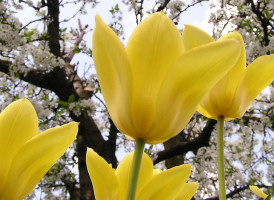
%> input picture img/tulipano90.jpg, 274 x 200 px
$ octave main.m   (GNU Octave 9; MATLAB toolbox functions it lacks are replaced by stand-ins)
%> lines starting %> are read from the running program, lines starting %| are printed output that depends on the picture
### jpeg_quality_score.m
function [ score ] = jpeg_quality_score( img )
%========================================================================
%
%Copyright (c) 2002 The University of Texas at Austin
%All Rights Reserved.
%
%This program is free software; you can redistribute it and/or modify
%it under the terms of the GNU General Public License as published by
%the Free Software Foundation; either version 2 of the License, or
%(at your option) any later version.
%
%This program is distributed in the hope that it will be useful,
%but WITHOUT ANY WARRANTY; without even the implied warranty of
%MERCHANTABILITY or FITNESS FOR A PARTICULAR PURPOSE.  See the
%GNU General Public License for more details.
%
%The GNU Public License is available in the file LICENSE, or you
%can write to the Free Software Foundation, Inc., 59 Temple Place -
%Suite 330, Boston, MA 02111-1307, USA, or you can find it on the
%World Wide Web at http://www.fsf.org.
%
%Author  : Zhou Wang
%Version : 1.0
%
%The authors are with the Laboratory for Image and Video Engineering
%(LIVE), Department of Electrical and Computer Engineering, The
%University of Texas at Austin, Austin, TX.
%
%Kindly report any suggestions or corrections to zhouwang@ieee.org
%
%========================================================================
%
%This is an implementation of the algorithm for calculating the quality
%score of JPEG compressed images proposed by Zhou Wang, Hamid R. Sheikh
%and Alan C. Bovik. Please refer to the paper: Zhou Wang, Hamid R. Sheikh
%and Alan C. Bovik, "No-Reference Perceptual Quality Assessment of JPEG
%Compressed Images," submitted to IEEE International Conference on Image
%Processing, Sept. 2002.
%
%You can change this program as you like and use it anywhere, but please
%refer to its original source (cite our paper and our web page at
%http://anchovy.ece.utexas.edu/~zwang/research/nr_jpeg_quality/index.html).
%
%Input : A test 8bits/pixel grayscale image loaded in a 2-D array
%Output: A quality score of the image. The score typically has a value
%        between 1 and 10 (10 represents the best quality, 1 the worst).
%
%Usage:
%
%1. Load the image, for example
%
%   image = imread('testimage.jpg');
%
%2. Call this function to calculate the quality score:
%
%   Quality_Score = jpeg_quality_score(image)
%
%========================================================================

if (nargin > 1)
    score = -1;
    return;
end

[M N] = size(img);
if (M < 16 || N < 16)
    score = -2;
    return;
end

x = double(img);

% Feature Extraction:

% 1. horizontal features

d_h = x(:, 2:N) - x(:, 1:(N-1));

B_h = mean2(abs(d_h(:, 8:8:8*(floor(N/8)-1))));

A_h = (8*mean2(abs(d_h)) - B_h)/7;

sig_h = sign(d_h);
left_sig = sig_h(:, 1:(N-2));
right_sig = sig_h(:, 2:(N-1));
Z_h = mean2((left_sig.*right_sig)<0);

% 2. vertical features

d_v = x(2:M, :) - x(1:(M-1), :);

B_v = mean2(abs(d_v(8:8:8*(floor(M/8)-1), :)));

A_v = (8*mean2(abs(d_v)) - B_v)/7;

sig_v = sign(d_v);
up_sig = sig_v(1:(M-2), :);
down_sig = sig_v(2:(M-1), :);
Z_v = mean2((up_sig.*down_sig)<0);

% 3. combined features

B = (B_h + B_v)/2;
A = (A_h + A_v)/2;
Z = (Z_h + Z_v)/2;

% Quality Prediction

alpha = -245.8909;
beta = 261.9373;
gamma1 = -239.8886;
gamma2 = 160.1664;
gamma3 = 64.2859;

score = alpha + beta*(B.^(gamma1/10000))*(A.^(gamma2/10000))*(Z.^(gamma3/10000));


end

### main.m
%%%%%%%%%%%%%%%%%%%%%%%%%%%%%%%%%%%%%%%%%%%%%%%
% Course:	Data Hiding 2014
% Project: 	Digital Image Forgery Detection Using JPEG Features and Local Noise Discrepancies
%%%%%%%%%%%%%%%%%%%%%%%%%%%%%%%%%%%%%%%%%%%%%%

clear all; close all;clc;

start_time = cputime;

%we need JPEG image I suppose
file_name = 'DataHiding2014Project/img/tulipano90.jpg';
x       = imread(file_name);
%> x is the input picture: size 200x274x3 uint8; mean R, G, B 165.4, 149.5, 85.5
img = rgb2gray(x);
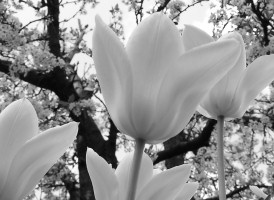
%> img: size 200x274 uint8; min 3, max 255, mean 146.9

quality_score = jpeg_quality_score(x);
%> in jpeg_quality_score, `d_h = x(:, 2:N) - x(:, 1:(N-1));`:
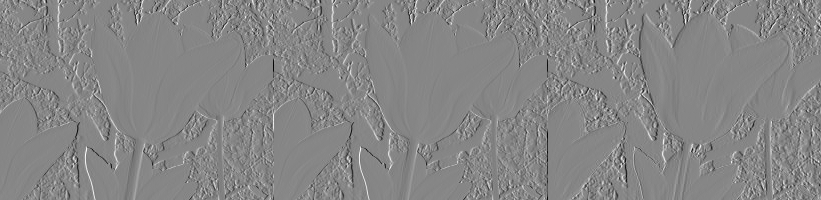
%> d_h: size 200x821 double; min -217, max 195, mean -0.1; drawn with min black and max white
%> in jpeg_quality_score, `B_h = mean2(abs(d_h(:, 8:8:8*(floor(N/8)-1))));`: B_h = 14.1
%> in jpeg_quality_score, `A_h = (8*mean2(abs(d_h)) - B_h)/7;`: A_h = 14.19
%> in jpeg_quality_score, `left_sig = sig_h(:, 1:(N-2));`:
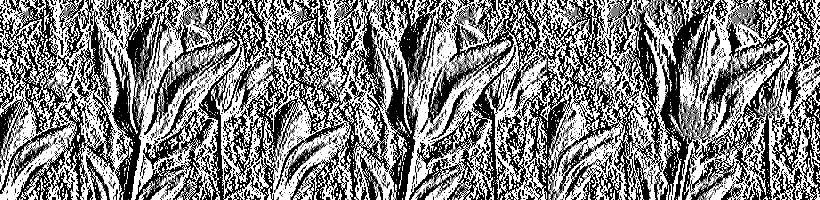
%> left_sig: size 200x820 double; min -1, max 1, mean 0.0188; drawn with min black and max white
%> in jpeg_quality_score, `right_sig = sig_h(:, 2:(N-1));`:
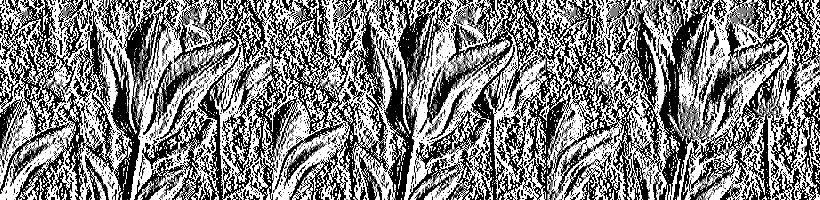
%> right_sig: size 200x820 double; min -1, max 1, mean 0.0188; mean of the top-left, top-right, bottom-left and bottom-right quarters 0.0118, 0.018, 0.0217, 0.0236; drawn with min black and max white
%> in jpeg_quality_score, `Z_h = mean2((left_sig.*right_sig)<0);`: Z_h = 0.317
%> in jpeg_quality_score, `d_v = x(2:M, :) - x(1:(M-1), :);`:
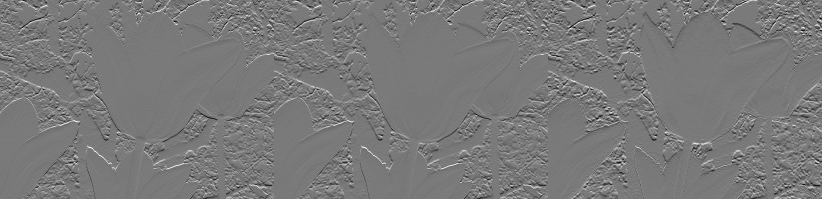
%> d_v: size 199x822 double; min -193, max 210, mean -0.3; drawn with min black and max white
%> in jpeg_quality_score, `B_v = mean2(abs(d_v(8:8:8*(floor(M/8)-1), :)));`: B_v = 13.5
%> in jpeg_quality_score, `A_v = (8*mean2(abs(d_v)) - B_v)/7;`: A_v = 13.27
%> in jpeg_quality_score, `up_sig = sig_v(1:(M-2), :);`:
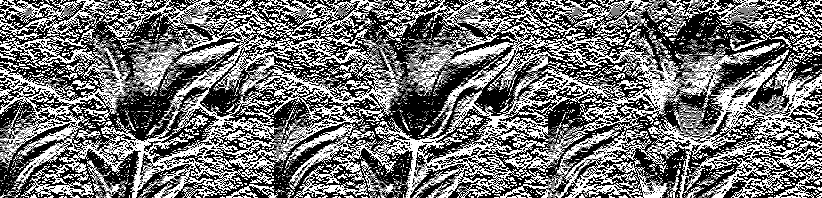
%> up_sig: size 198x822 double; min -1, max 1, mean -0.0968; drawn with min black and max white
%> in jpeg_quality_score, `down_sig = sig_v(2:(M-1), :);`:
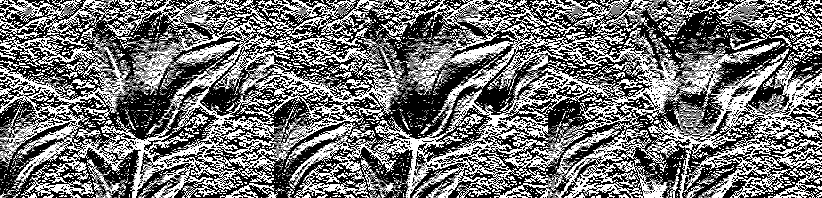
%> down_sig: size 198x822 double; min -1, max 1, mean -0.0966; drawn with min black and max white
%> in jpeg_quality_score, `Z_v = mean2((up_sig.*down_sig)<0);`: Z_v = 0.304
%> in jpeg_quality_score, `B = (B_h + B_v)/2;`: B = 13.8
%> in jpeg_quality_score, `A = (A_h + A_v)/2;`: A = 13.73
%> in jpeg_quality_score, `Z = (Z_h + Z_v)/2;`: Z = 0.31
%> in jpeg_quality_score, `score = alpha + beta*(B.^(gamma1/10000))*(A.^(gamma2/10000))*(Z.^(gamm..`: score = 8.68
%> quality_score = 8.68

alpha = 0.0;

if(quality_score < 2)
    alpha = 1;
elseif(quality_score < 6.9)
    alpha = (-0.0213 * quality_score) + 1.0469;
elseif(quality_score < 8.9)
    alpha = (-0.2980 * quality_score^2) + (4.2584 * quality_score) - 14.2952;
%> alpha = 0.217
else
    alpha = 0;
end

alpha
%> alpha = 0.217

% evaluate alpha*B + (1- alpha)*A


%% Time evaluation
stop_time = cputime;
fprintf('Execution time = %0.5f sec\n',abs( start_time - stop_time));

$ run again, with img/baboon.tif saved as img/tulipano90.jpg
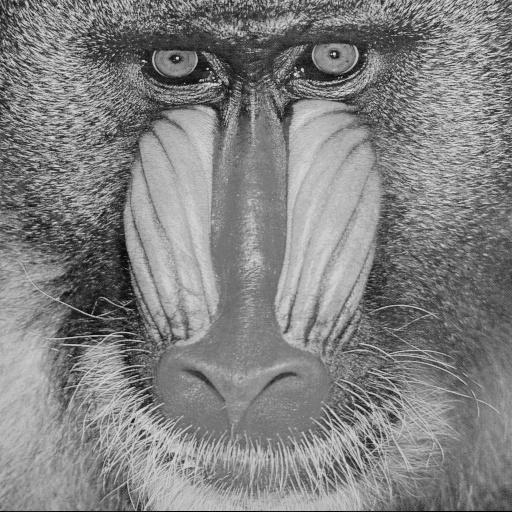
%> input picture img/baboon.tif, 512 x 512 px
%> x is the input picture: size 512x512 uint8; min 0, max 231, mean 129.6
%> x: size 512x512 double
%> B_h = 15.14
%> A_h = 15.36
%> Z_h = 0.471
%> in jpeg_quality_score, `d_v = x(2:M, :) - x(1:(M-1), :);`:
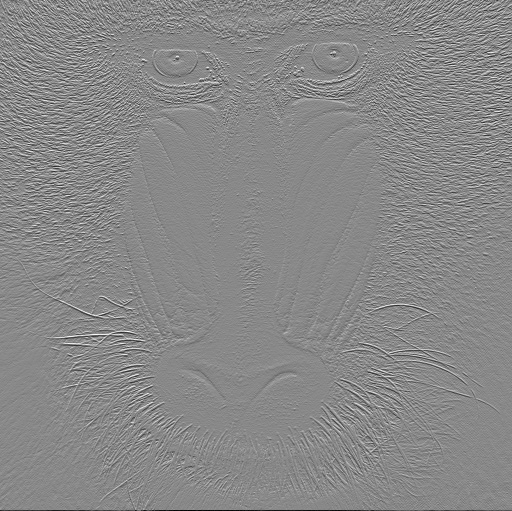
%> d_v: size 511x512 double; min -199, max 172, mean -0.2; drawn with min black and max white
%> B_v = 19.43
%> A_v = 19.75
%> in jpeg_quality_score, `down_sig = sig_v(2:(M-1), :);`:
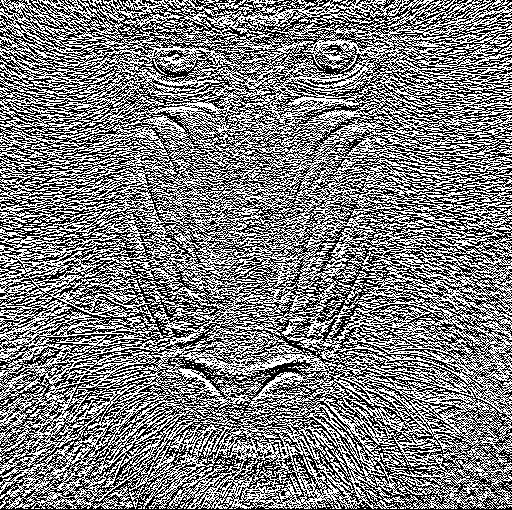
%> down_sig: size 510x512 double; min -1, max 1, mean -0.00668; drawn with min black and max white
%> Z_v = 0.541
%> B = 17.29
%> A = 17.55
%> Z = 0.506
%> score = 9.11
